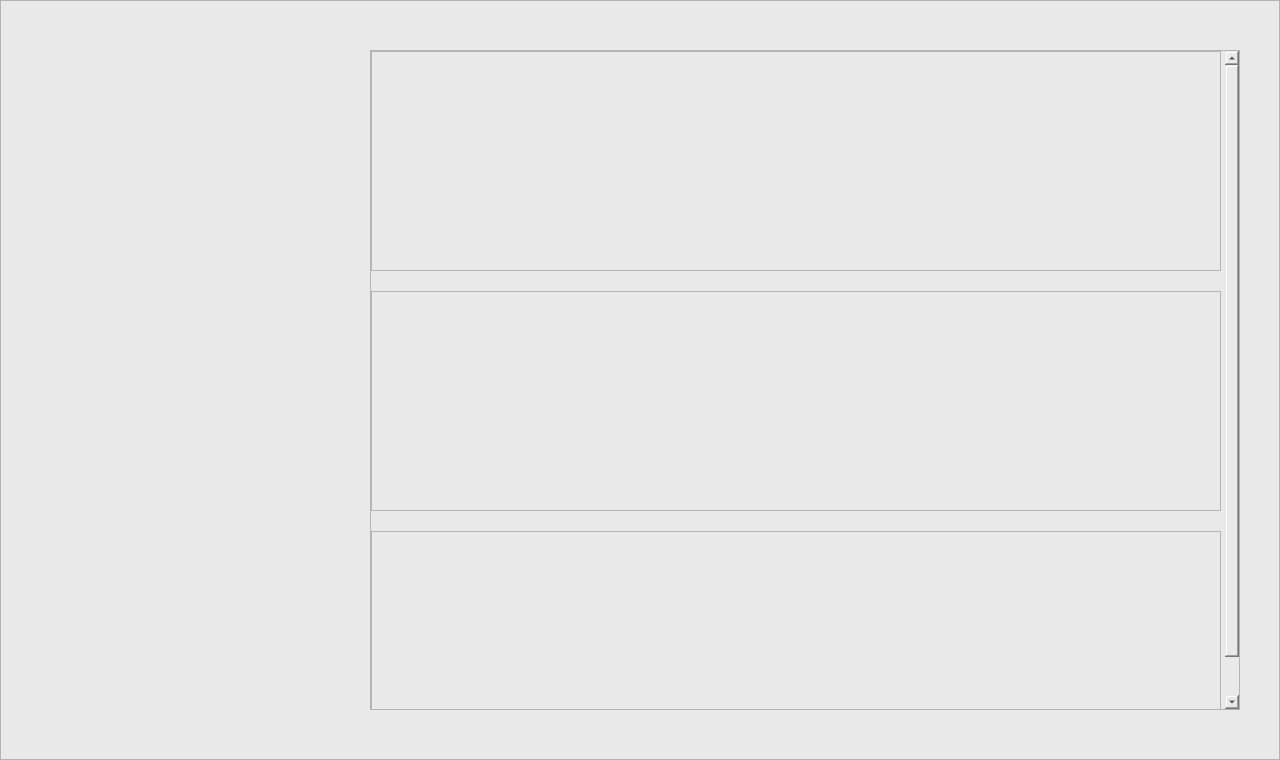
<?xml version="1.0" encoding="UTF-8"?>
<ui version="4.0">
 <class>Form</class>
 <widget class="QWidget" name="Form">
  <property name="geometry">
   <rect>
    <x>0</x>
    <y>0</y>
    <width>1280</width>
    <height>760</height>
   </rect>
  </property>
  <property name="windowTitle">
   <string>Form</string>
  </property>
  <property name="styleSheet">
   <string notr="true"/>
  </property>
  <widget class="QFrame" name="frame">
   <property name="geometry">
    <rect>
     <x>0</x>
     <y>0</y>
     <width>1280</width>
     <height>760</height>
    </rect>
   </property>
   <property name="styleSheet">
    <string notr="true">background: #e9e9e9</string>
   </property>
   <property name="frameShape">
    <enum>QFrame::StyledPanel</enum>
   </property>
   <property name="frameShadow">
    <enum>QFrame::Raised</enum>
   </property>
   <widget class="QWidget" name="nav_widget" native="true">
    <property name="geometry">
     <rect>
      <x>40</x>
      <y>50</y>
      <width>290</width>
      <height>660</height>
     </rect>
    </property>
   </widget>
   <widget class="QScrollArea" name="scrollArea">
    <property name="geometry">
     <rect>
      <x>370</x>
      <y>50</y>
      <width>870</width>
      <height>660</height>
     </rect>
    </property>
    <property name="minimumSize">
     <size>
      <width>870</width>
      <height>660</height>
     </size>
    </property>
    <property name="verticalScrollBarPolicy">
     <enum>Qt::ScrollBarAsNeeded</enum>
    </property>
    <property name="horizontalScrollBarPolicy">
     <enum>Qt::ScrollBarAlwaysOff</enum>
    </property>
    <property name="widgetResizable">
     <bool>true</bool>
    </property>
    <widget class="QWidget" name="scrollAreaWidgetContents_2">
     <property name="geometry">
      <rect>
       <x>0</x>
       <y>0</y>
       <width>859</width>
       <height>700</height>
      </rect>
     </property>
     <layout class="QVBoxLayout" name="verticalLayout_2">
      <property name="spacing">
       <number>20</number>
      </property>
      <property name="sizeConstraint">
       <enum>QLayout::SetMinimumSize</enum>
      </property>
      <property name="leftMargin">
       <number>0</number>
      </property>
      <property name="topMargin">
       <number>0</number>
      </property>
      <property name="bottomMargin">
       <number>0</number>
      </property>
      <item>
       <widget class="QFrame" name="frame_4">
        <property name="minimumSize">
         <size>
          <width>850</width>
          <height>220</height>
         </size>
        </property>
        <property name="maximumSize">
         <size>
          <width>850</width>
          <height>220</height>
         </size>
        </property>
        <property name="frameShape">
         <enum>QFrame::StyledPanel</enum>
        </property>
        <property name="frameShadow">
         <enum>QFrame::Raised</enum>
        </property>
       </widget>
      </item>
      <item>
       <widget class="QFrame" name="frame_3">
        <property name="minimumSize">
         <size>
          <width>850</width>
          <height>220</height>
         </size>
        </property>
        <property name="maximumSize">
         <size>
          <width>850</width>
          <height>220</height>
         </size>
        </property>
        <property name="frameShape">
         <enum>QFrame::StyledPanel</enum>
        </property>
        <property name="frameShadow">
         <enum>QFrame::Raised</enum>
        </property>
       </widget>
      </item>
      <item>
       <widget class="QFrame" name="frame_2">
        <property name="minimumSize">
         <size>
          <width>850</width>
          <height>220</height>
         </size>
        </property>
        <property name="maximumSize">
         <size>
          <width>850</width>
          <height>220</height>
         </size>
        </property>
        <property name="frameShape">
         <enum>QFrame::StyledPanel</enum>
        </property>
        <property name="frameShadow">
         <enum>QFrame::Raised</enum>
        </property>
       </widget>
      </item>
     </layout>
    </widget>
   </widget>
  </widget>
 </widget>
 <resources/>
 <connections/>
</ui>
